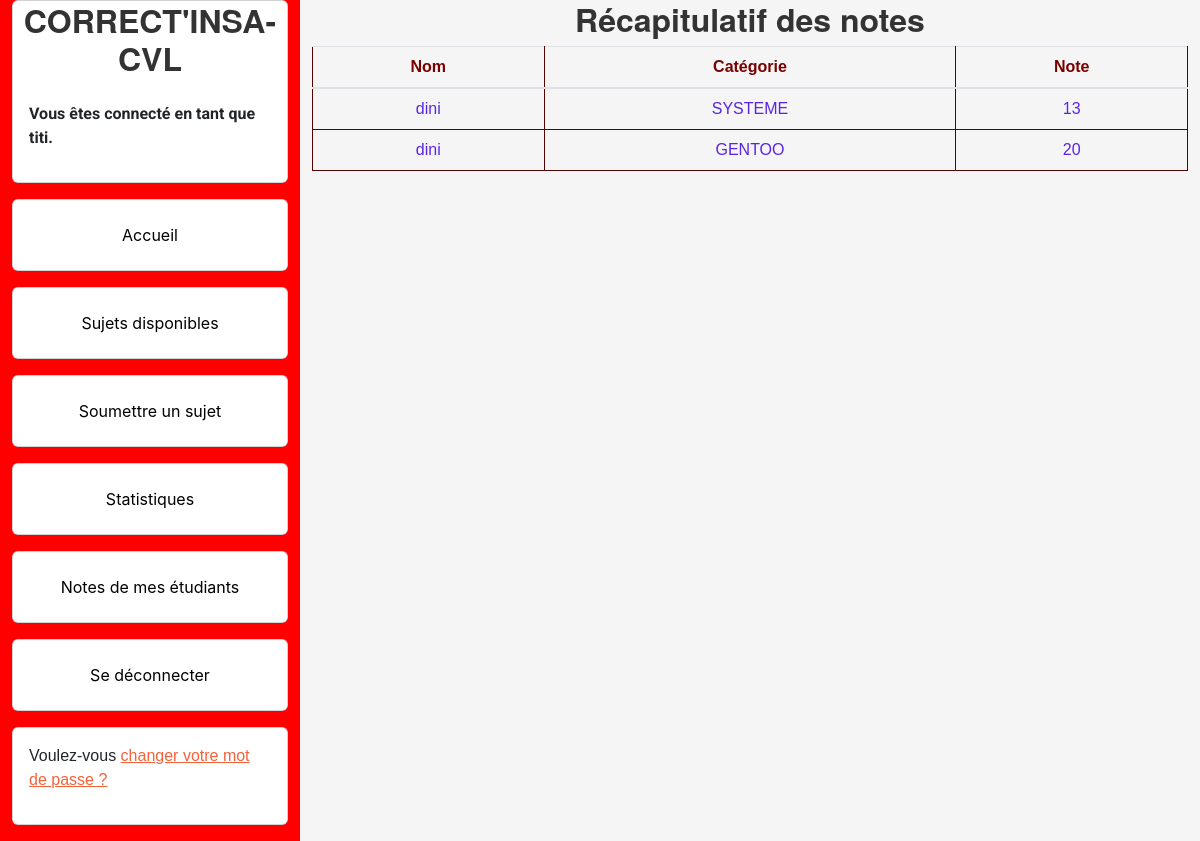
The page /mes_notes1/ (signed in) on the database its author committed.
### authentication/models.py (models this page shows)
class User(AbstractUser):
    PROFESSOR = 'PROFESSOR'
    STUDENT = 'STUDENT'
    ROLE_CHOICES = (
        (PROFESSOR, 'Professeur'),
        (STUDENT, 'Etudiant'),
    )
    role = models.CharField(max_length=30, choices=ROLE_CHOICES, verbose_name='rôle')

### blog/models.py (models this page shows, shortened)
class Resultat(models.Model):
    def __str__(self):
        return f'{self.id_user}'
    id_user = models.ForeignKey(authentication.models.User,
                                on_delete=models.CASCADE)
    id_subject = models.ForeignKey(Subject,
                                   on_delete=models.CASCADE)
    note= models.IntegerField(default=-1)

class Subject(models.Model):
    SYSTEME='SYSTEME'
    GENTOO = 'GENTOO'
    RESEAU = 'RESEAU'
    CATEGORY_CHOICES = (
        (SYSTEME, 'TP_Systeme'),
        (GENTOO, 'TP_Gentoo'),
        (RESEAU, 'TP_Reseau')
    )
    id_user = models.ForeignKey(authentication.models.User,
                                on_delete=models.CASCADE)
    subject = models.FileField(null=True, default=None, upload_to="data/subject_files/")
    categorie = models.CharField(choices=CATEGORY_CHOICES, max_length=30, default=SYSTEME)
    correction = models.FileField(upload_to="data/corrections/")
    devoir = models.FileField(null=True, upload_to="data/devoirs/")

### blog/views.py (the view)
# urls.py: path('mes_notes1/', blog.views.view_student_notes, name='notes1'),
def view_student_notes(request):
    students = authentication.models.User.objects.filter(role='STUDENT')
    results1 = Resultat.objects.select_related('id_user').filter(id_user__in=students)
    print("******************")
    print(results1)
    return render(request, 'blog/notes.html', {'results1': results1})

### blog/templates/blog/notes.html (shortened to what this page needs)
{% extends 'base.html' %}
{% load static %}
{% block content %}
    {% if results or results1 %}
        <h1>Récapitulatif des notes </h1>
        <table class="table">
            {% if user.role == 'PROFESSOR' %}
            <thead>
                <tr>
                    <th>Nom</th>
                    <th>Catégorie</th>
                    <th>Note</th>
                </tr>
            </thead>
            <tbody>
                {% for result1 in results1 %}
                    <tr>
                        <td>{{ result1.id_subject.id_user.username }}</td>
                        <td>{{ result1.id_subject.categorie }}</td>
                        <td>{{ result1.note }}</td>
                    </tr>
                {% endfor %}
            </tbody>
            {% endif %}
        </table>
    {% else %}
    <h1>Récapitulatif des notes </h1>
        <p class="no-notes-message">Oops, Vous n'avez pas de notes disponibles.  &#128531;</p>
    {% endif %}
{% endblock content %}

### templates/base.html (shortened to what this page needs)
<!DOCTYPE html>
<html lang="fr">
    <head>
        {% block extra_css %}
        {% load static %}
        <link rel="stylesheet" href="https://maxcdn.bootstrapcdn.com/bootstrap/4.0.0/css/bootstrap.min.css">
        <link rel="stylesheet" type="text/css" href="{% static 'css/styles.css' %}">
        {% endblock extra_css %}
    </head>
    <body id="element">
        <div class="container-fluid h-100">
            <div class="row vh-100">
                <div class="col-3 d-flex flex-column" style="background-color: red;">
                    <div class="card  mb-3">
                        <h1>CORRECT'INSA-CVL</h1>
                        <div class="card-body  text-white-card">
                            {%  if user.is_authenticated %}
                                <p>Vous êtes connecté en tant que {{ user }}.</p>
                            {% endif %}
                        </div>
                    </div>
                    {% if user.is_authenticated %}
                        <div class="card mb-3">
                            <div class="card-body">
                                <a href="{% url 'home' %}" class="btn btn-outline-primary btn-block ">Accueil</a>
                            </div>
                        </div>
                        <div class="card mb-3">
                            <div class="card-body">
                                <a href="{% url 'availables' %}" class="btn btn-outline-primary btn-block ">Sujets disponibles</a>
                            </div>
                        </div>
                        {% if user.role == 'PROFESSOR' %}
                            <div class="card  mb-3">
                                <div class="card-body">
                                    <a href="{% url 'p_submit'%}" class="btn btn-outline-primary btn-block ">Soumettre un sujet</a>
                                </div>
                            </div>
                            <div class="card  mb-3">
                                <div class="card-body">
                                    <a href="{% url 'stats'%}" class="btn btn-outline-primary btn-block ">Statistiques</a>
                                </div>
                            </div>
                            <div class="card  mb-3">
                                <div class="card-body">
                                    <a href="{% url 'notes1' %}" class="btn btn-outline-primary btn-block ">Notes de mes étudiants</a>
                                </div>
                            </div>
                        {% endif %}
                        <div class="card  mb-3">
                            <div class="card-body">
                                <a href="{% url 'logout' %}" class="btn btn-outline-primary btn-block">Se déconnecter</a>
                            </div>
                        </div>
                        <div class="card  mb-3">
                            <div class="card-body">
                                <p>Voulez-vous <a href="{% url 'password_change' %}">changer votre mot de passe ?</a></p>
                            </div>
                        </div>
                    {% endif %}
                </div>
                <div class="col-9">
                    {% block content %}{% endblock content %}
                </div>
            </div>
        </div>
    </body>
</html>

### templates/base.html (style rules this page uses)
h1 { text-align: center; font-family: "Helvetica Neue", Helvetica, Arial, sans-serif; font-size: 32px; font-weight: bold; color: #333333; }

### rows shown on the page
User: username "titi"
Resultat: id_subject.id_user.username "dini", id_subject.categorie "SYSTEME", note "13"
Resultat: id_subject.id_user.username "dini", id_subject.categorie "GENTOO", note "20"
